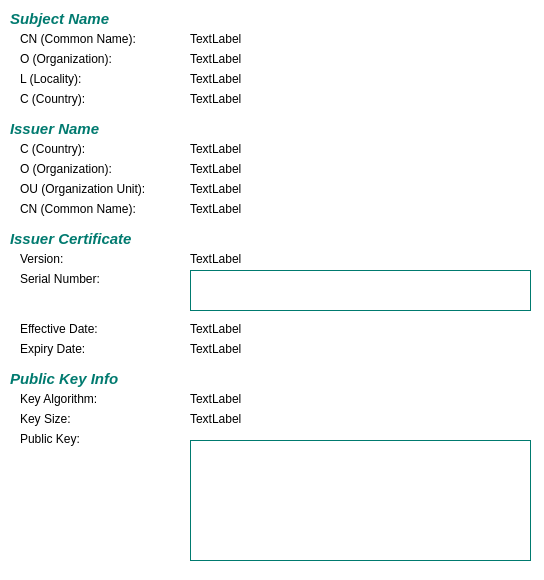
<?xml version="1.0" encoding="UTF-8"?>
<ui version="4.0">
 <class>TableDialog</class>
 <widget class="QDialog" name="TableDialog">
  <property name="geometry">
   <rect>
    <x>0</x>
    <y>0</y>
    <width>544</width>
    <height>580</height>
   </rect>
  </property>
  <property name="minimumSize">
   <size>
    <width>430</width>
    <height>360</height>
   </size>
  </property>
  <property name="windowTitle">
   <string>Dialog</string>
  </property>
  <property name="windowIcon">
   <iconset resource="res.qrc">
    <normaloff>:/images/res/64.ico</normaloff>:/images/res/64.ico</iconset>
  </property>
  <property name="styleSheet">
   <string notr="true">QDialog
{
background: white;
}</string>
  </property>
  <widget class="QLabel" name="label_2">
   <property name="geometry">
    <rect>
     <x>20</x>
     <y>30</y>
     <width>151</width>
     <height>17</height>
    </rect>
   </property>
   <property name="styleSheet">
    <string notr="true">background: transparent;</string>
   </property>
   <property name="text">
    <string>CN (Common Name):</string>
   </property>
  </widget>
  <widget class="QLabel" name="label_42">
   <property name="geometry">
    <rect>
     <x>20</x>
     <y>270</y>
     <width>131</width>
     <height>17</height>
    </rect>
   </property>
   <property name="styleSheet">
    <string notr="true">background: transparent;</string>
   </property>
   <property name="text">
    <string>Serial Number:</string>
   </property>
  </widget>
  <widget class="QLabel" name="lb_issue_cer_validafter">
   <property name="geometry">
    <rect>
     <x>190</x>
     <y>340</y>
     <width>500</width>
     <height>17</height>
    </rect>
   </property>
   <property name="styleSheet">
    <string notr="true">background: transparent;</string>
   </property>
   <property name="text">
    <string>TextLabel</string>
   </property>
  </widget>
  <widget class="QLabel" name="label_38">
   <property name="geometry">
    <rect>
     <x>20</x>
     <y>340</y>
     <width>151</width>
     <height>17</height>
    </rect>
   </property>
   <property name="styleSheet">
    <string notr="true">background: transparent;</string>
   </property>
   <property name="text">
    <string>Expiry Date:</string>
   </property>
  </widget>
  <widget class="QLabel" name="lb_subject_o">
   <property name="geometry">
    <rect>
     <x>190</x>
     <y>50</y>
     <width>500</width>
     <height>17</height>
    </rect>
   </property>
   <property name="styleSheet">
    <string notr="true">background: transparent;</string>
   </property>
   <property name="text">
    <string>TextLabel</string>
   </property>
  </widget>
  <widget class="QLabel" name="lb_issue_cer_validbefore">
   <property name="geometry">
    <rect>
     <x>190</x>
     <y>320</y>
     <width>500</width>
     <height>17</height>
    </rect>
   </property>
   <property name="styleSheet">
    <string notr="true">background: transparent;</string>
   </property>
   <property name="text">
    <string>TextLabel</string>
   </property>
  </widget>
  <widget class="QLabel" name="label_13">
   <property name="geometry">
    <rect>
     <x>20</x>
     <y>140</y>
     <width>151</width>
     <height>17</height>
    </rect>
   </property>
   <property name="styleSheet">
    <string notr="true">background: transparent;</string>
   </property>
   <property name="text">
    <string>C (Country):</string>
   </property>
  </widget>
  <widget class="QLabel" name="lb_issue_name_cn">
   <property name="geometry">
    <rect>
     <x>190</x>
     <y>200</y>
     <width>500</width>
     <height>17</height>
    </rect>
   </property>
   <property name="styleSheet">
    <string notr="true">background: transparent;</string>
   </property>
   <property name="text">
    <string>TextLabel</string>
   </property>
  </widget>
  <widget class="QLabel" name="label_11">
   <property name="geometry">
    <rect>
     <x>20</x>
     <y>180</y>
     <width>171</width>
     <height>17</height>
    </rect>
   </property>
   <property name="styleSheet">
    <string notr="true">background: transparent;</string>
   </property>
   <property name="text">
    <string>OU (Organization Unit):</string>
   </property>
  </widget>
  <widget class="QLabel" name="label_6">
   <property name="geometry">
    <rect>
     <x>20</x>
     <y>70</y>
     <width>131</width>
     <height>17</height>
    </rect>
   </property>
   <property name="styleSheet">
    <string notr="true">background: transparent;</string>
   </property>
   <property name="text">
    <string>L (Locality):</string>
   </property>
  </widget>
  <widget class="QLabel" name="label_39">
   <property name="geometry">
    <rect>
     <x>20</x>
     <y>250</y>
     <width>151</width>
     <height>17</height>
    </rect>
   </property>
   <property name="styleSheet">
    <string notr="true">background: transparent;</string>
   </property>
   <property name="text">
    <string>Version:</string>
   </property>
  </widget>
  <widget class="QLabel" name="lb_issue_cer_version">
   <property name="geometry">
    <rect>
     <x>190</x>
     <y>250</y>
     <width>500</width>
     <height>17</height>
    </rect>
   </property>
   <property name="styleSheet">
    <string notr="true">background: transparent;</string>
   </property>
   <property name="text">
    <string>TextLabel</string>
   </property>
  </widget>
  <widget class="QLabel" name="label_8">
   <property name="geometry">
    <rect>
     <x>20</x>
     <y>90</y>
     <width>131</width>
     <height>17</height>
    </rect>
   </property>
   <property name="styleSheet">
    <string notr="true">background: transparent;</string>
   </property>
   <property name="text">
    <string>C (Country):</string>
   </property>
  </widget>
  <widget class="QLabel" name="lb_subject_c">
   <property name="geometry">
    <rect>
     <x>190</x>
     <y>90</y>
     <width>500</width>
     <height>17</height>
    </rect>
   </property>
   <property name="styleSheet">
    <string notr="true">background: transparent;</string>
   </property>
   <property name="text">
    <string>TextLabel</string>
   </property>
  </widget>
  <widget class="QLabel" name="lb_issue_name_c">
   <property name="geometry">
    <rect>
     <x>190</x>
     <y>140</y>
     <width>500</width>
     <height>17</height>
    </rect>
   </property>
   <property name="styleSheet">
    <string notr="true">background: transparent;</string>
   </property>
   <property name="text">
    <string>TextLabel</string>
   </property>
  </widget>
  <widget class="QLabel" name="label_40">
   <property name="geometry">
    <rect>
     <x>10</x>
     <y>230</y>
     <width>161</width>
     <height>17</height>
    </rect>
   </property>
   <property name="font">
    <font>
     <pointsize>11</pointsize>
     <weight>75</weight>
     <italic>true</italic>
     <bold>true</bold>
    </font>
   </property>
   <property name="styleSheet">
    <string notr="true">background: transparent;
color: #007A6F;</string>
   </property>
   <property name="text">
    <string>Issuer Certificate</string>
   </property>
  </widget>
  <widget class="QLabel" name="label_18">
   <property name="geometry">
    <rect>
     <x>10</x>
     <y>120</y>
     <width>101</width>
     <height>17</height>
    </rect>
   </property>
   <property name="font">
    <font>
     <pointsize>11</pointsize>
     <weight>75</weight>
     <italic>true</italic>
     <bold>true</bold>
    </font>
   </property>
   <property name="styleSheet">
    <string notr="true">background: transparent;
color: #007A6F;</string>
   </property>
   <property name="text">
    <string>Issuer Name</string>
   </property>
  </widget>
  <widget class="QLabel" name="lb_subject_l">
   <property name="geometry">
    <rect>
     <x>190</x>
     <y>70</y>
     <width>500</width>
     <height>17</height>
    </rect>
   </property>
   <property name="styleSheet">
    <string notr="true">background: transparent;</string>
   </property>
   <property name="text">
    <string>TextLabel</string>
   </property>
  </widget>
  <widget class="QLabel" name="lb_issue_name_ou">
   <property name="geometry">
    <rect>
     <x>190</x>
     <y>180</y>
     <width>500</width>
     <height>17</height>
    </rect>
   </property>
   <property name="styleSheet">
    <string notr="true">background: transparent;</string>
   </property>
   <property name="text">
    <string>TextLabel</string>
   </property>
  </widget>
  <widget class="QLabel" name="lb_issue_name_o">
   <property name="geometry">
    <rect>
     <x>190</x>
     <y>160</y>
     <width>500</width>
     <height>17</height>
    </rect>
   </property>
   <property name="styleSheet">
    <string notr="true">background: transparent;</string>
   </property>
   <property name="text">
    <string>TextLabel</string>
   </property>
  </widget>
  <widget class="QLabel" name="lb_subject_cn">
   <property name="geometry">
    <rect>
     <x>190</x>
     <y>30</y>
     <width>500</width>
     <height>17</height>
    </rect>
   </property>
   <property name="styleSheet">
    <string notr="true">background: transparent;</string>
   </property>
   <property name="text">
    <string>TextLabel</string>
   </property>
  </widget>
  <widget class="QLabel" name="label_14">
   <property name="geometry">
    <rect>
     <x>20</x>
     <y>160</y>
     <width>131</width>
     <height>17</height>
    </rect>
   </property>
   <property name="styleSheet">
    <string notr="true">background: transparent;</string>
   </property>
   <property name="text">
    <string>O (Organization):</string>
   </property>
  </widget>
  <widget class="QLabel" name="label_5">
   <property name="geometry">
    <rect>
     <x>20</x>
     <y>50</y>
     <width>131</width>
     <height>17</height>
    </rect>
   </property>
   <property name="styleSheet">
    <string notr="true">background: transparent;</string>
   </property>
   <property name="text">
    <string>O (Organization):</string>
   </property>
  </widget>
  <widget class="QLabel" name="label_43">
   <property name="geometry">
    <rect>
     <x>20</x>
     <y>320</y>
     <width>171</width>
     <height>17</height>
    </rect>
   </property>
   <property name="styleSheet">
    <string notr="true">background: transparent;</string>
   </property>
   <property name="text">
    <string>Effective Date:</string>
   </property>
  </widget>
  <widget class="QLabel" name="label_10">
   <property name="geometry">
    <rect>
     <x>20</x>
     <y>200</y>
     <width>151</width>
     <height>17</height>
    </rect>
   </property>
   <property name="styleSheet">
    <string notr="true">background: transparent;</string>
   </property>
   <property name="text">
    <string>CN (Common Name):</string>
   </property>
  </widget>
  <widget class="QLabel" name="label">
   <property name="geometry">
    <rect>
     <x>10</x>
     <y>10</y>
     <width>101</width>
     <height>17</height>
    </rect>
   </property>
   <property name="font">
    <font>
     <pointsize>11</pointsize>
     <weight>75</weight>
     <italic>true</italic>
     <bold>true</bold>
    </font>
   </property>
   <property name="styleSheet">
    <string>background: transparent;
color: #007A6F;</string>
   </property>
   <property name="text">
    <string>Subject Name</string>
   </property>
  </widget>
  <widget class="QLabel" name="label_46">
   <property name="geometry">
    <rect>
     <x>20</x>
     <y>410</y>
     <width>131</width>
     <height>17</height>
    </rect>
   </property>
   <property name="styleSheet">
    <string notr="true">background: transparent;</string>
   </property>
   <property name="text">
    <string>Key Size:</string>
   </property>
  </widget>
  <widget class="QLabel" name="lb_pubkey_alg">
   <property name="geometry">
    <rect>
     <x>190</x>
     <y>390</y>
     <width>500</width>
     <height>17</height>
    </rect>
   </property>
   <property name="styleSheet">
    <string notr="true">background: transparent;</string>
   </property>
   <property name="text">
    <string>TextLabel</string>
   </property>
  </widget>
  <widget class="QLabel" name="label_49">
   <property name="geometry">
    <rect>
     <x>20</x>
     <y>430</y>
     <width>171</width>
     <height>17</height>
    </rect>
   </property>
   <property name="styleSheet">
    <string notr="true">background: transparent;</string>
   </property>
   <property name="text">
    <string>Public Key:</string>
   </property>
  </widget>
  <widget class="QLabel" name="lb_pubkey_keysz">
   <property name="geometry">
    <rect>
     <x>190</x>
     <y>410</y>
     <width>500</width>
     <height>17</height>
    </rect>
   </property>
   <property name="styleSheet">
    <string notr="true">background: transparent;</string>
   </property>
   <property name="text">
    <string>TextLabel</string>
   </property>
  </widget>
  <widget class="QLabel" name="label_52">
   <property name="geometry">
    <rect>
     <x>10</x>
     <y>370</y>
     <width>161</width>
     <height>17</height>
    </rect>
   </property>
   <property name="font">
    <font>
     <pointsize>11</pointsize>
     <weight>75</weight>
     <italic>true</italic>
     <bold>true</bold>
    </font>
   </property>
   <property name="styleSheet">
    <string notr="true">background: transparent;
color: #007A6F;</string>
   </property>
   <property name="text">
    <string>Public Key Info</string>
   </property>
  </widget>
  <widget class="QLabel" name="label_54">
   <property name="geometry">
    <rect>
     <x>20</x>
     <y>390</y>
     <width>151</width>
     <height>17</height>
    </rect>
   </property>
   <property name="styleSheet">
    <string notr="true">background: transparent;</string>
   </property>
   <property name="text">
    <string>Key Algorithm:</string>
   </property>
  </widget>
  <widget class="QTextEdit" name="editT_pubkey_value">
   <property name="geometry">
    <rect>
     <x>190</x>
     <y>440</y>
     <width>341</width>
     <height>121</height>
    </rect>
   </property>
   <property name="styleSheet">
    <string notr="true">border: 1px solid #007A6F;</string>
   </property>
   <property name="frameShadow">
    <enum>QFrame::Sunken</enum>
   </property>
   <property name="midLineWidth">
    <number>0</number>
   </property>
   <property name="readOnly">
    <bool>true</bool>
   </property>
   <property name="html">
    <string>&lt;!DOCTYPE HTML PUBLIC &quot;-//W3C//DTD HTML 4.0//EN&quot; &quot;http://www.w3.org/TR/REC-html40/strict.dtd&quot;&gt;
&lt;html&gt;&lt;head&gt;&lt;meta name=&quot;qrichtext&quot; content=&quot;1&quot; /&gt;&lt;style type=&quot;text/css&quot;&gt;
p, li { white-space: pre-wrap; }
&lt;/style&gt;&lt;/head&gt;&lt;body style=&quot; font-family:'Ubuntu'; font-size:11pt; font-weight:400; font-style:normal;&quot;&gt;
&lt;p style=&quot;-qt-paragraph-type:empty; margin-top:0px; margin-bottom:0px; margin-left:0px; margin-right:0px; -qt-block-indent:0; text-indent:0px;&quot;&gt;&lt;br /&gt;&lt;/p&gt;&lt;/body&gt;&lt;/html&gt;</string>
   </property>
  </widget>
  <widget class="QTextEdit" name="editT_pubkey_serial">
   <property name="geometry">
    <rect>
     <x>190</x>
     <y>270</y>
     <width>341</width>
     <height>41</height>
    </rect>
   </property>
   <property name="styleSheet">
    <string notr="true">border: 1px solid #007A6F;</string>
   </property>
   <property name="readOnly">
    <bool>true</bool>
   </property>
  </widget>
 </widget>
 <resources>
  <include location="res.qrc"/>
 </resources>
 <connections/>
</ui>
